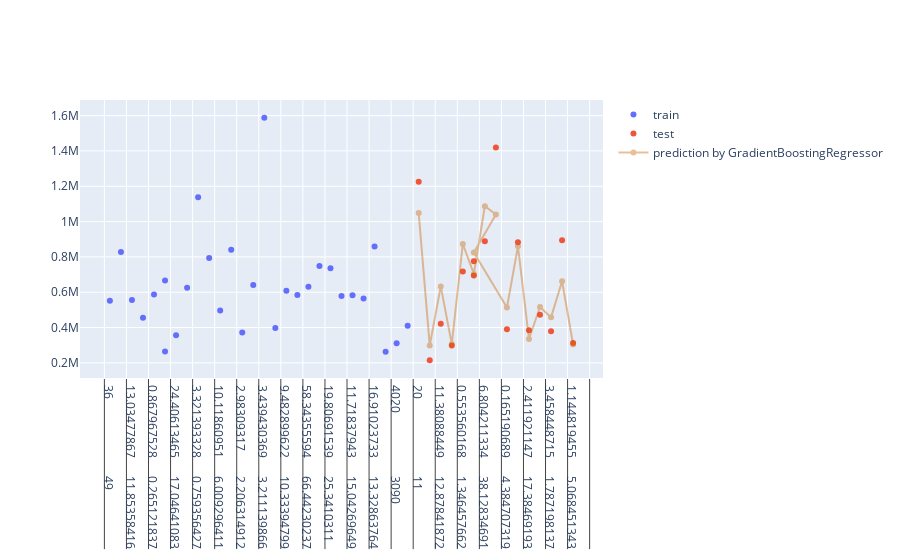

Notebook cell for this chart:
### Code cell
import numpy as np
import plotly.express as px
import plotly.graph_objects as go
from sklearn.linear_model import LinearRegression
from sklearn.model_selection import train_test_split
from sklearn.ensemble import GradientBoostingRegressor
X = data2.iloc[:,0:-1]

y =data2.iloc[:,-1]
X_train,X_test,y_train,y_test=train_test_split(X,y,test_size=0.3)
model = GradientBoostingRegressor()                   
model.fit(X_train, y_train)
x_range = np.linspace(0, 6200, 100)
y_range = model.predict(X_test)
print(y_range)
x1 = X_test.squeeze().copy()
fig = go.Figure([
    go.Scatter(x=X_train.squeeze(), y=y_train, name='train', mode='markers'),
    go.Scatter(x=X_test.squeeze(), y=y_test, name='test', mode='markers'),
    go.Scatter(x=x1, y=y_range, name='prediction by GradientBoostingRegressor',marker_color='rgba(200, 100, 1, 100.8)',opacity=0.4)
])
fig.show()

### Figure 1 — Plotly figure (JSON) as saved in the notebook; plotly's stock layout.template omitted (floating-point values rounded to 4 significant figures; data arrays with more than 128 entries replaced by an {"elided": "..."} marker saying what was removed)
{"data": [{"mode": "markers", "name": "train", "type": "scatter", "x": {"elided": "37x29 float values"}, "y": [551200, 828000, 555700, 455800, 586500, 666600, 356100, 624900, 264300, 1137100, 794400, 496700, 840200, 372000, 640300, 1588400, 397600, 608300, 583900, 631200, 748200, 735200, 578600, 583600, 565000, 858500, 262400, 310900, 409900, 270000, 423700, 685300, 770100, 1161400, 688100, 471900, 500800]}, {"mode": "markers", "name": "test", "type": "scatter", "x": {"elided": "16x29 float values"}, "y": [1226000, 214400, 421700, 298300, 717000, 694400, 888000, 1419000, 775300, 390400, 882900, 385300, 473100, 378800, 894400, 312100]}, {"marker": {"color": "rgba(200, 100, 1, 100.8)"}, "name": "prediction by GradientBoostingRegressor", "opacity": 0.4, "type": "scatter", "x": {"elided": "16x29 float values"}, "y": [1048000.0, 298200.0, 633000.0, 306500.0, 873100.0, 703600.0, 1087000.0, 1040000.0, 824700.0, 513800.0, 860300.0, 335100.0, 516400.0, 457900.0, 662500.0, 304300.0]}], "layout": {}}
